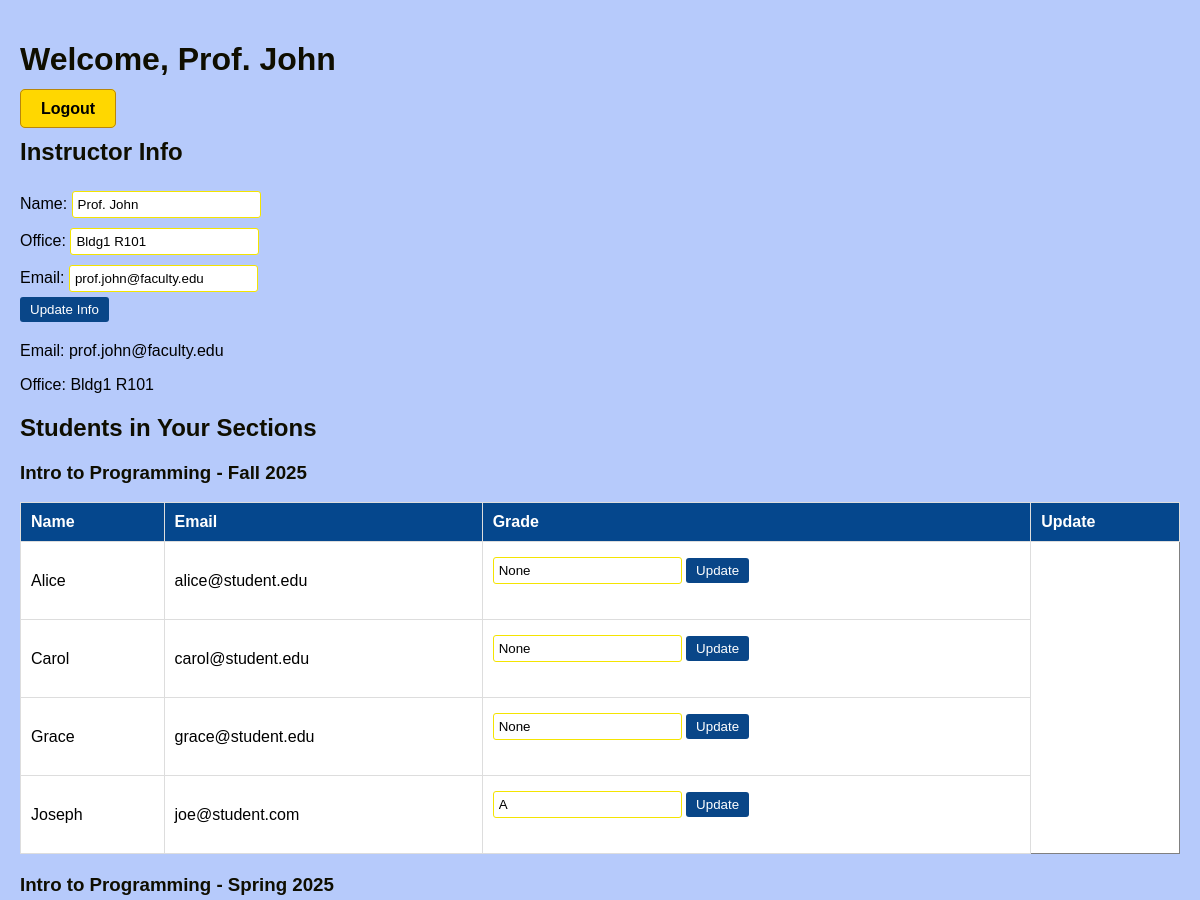
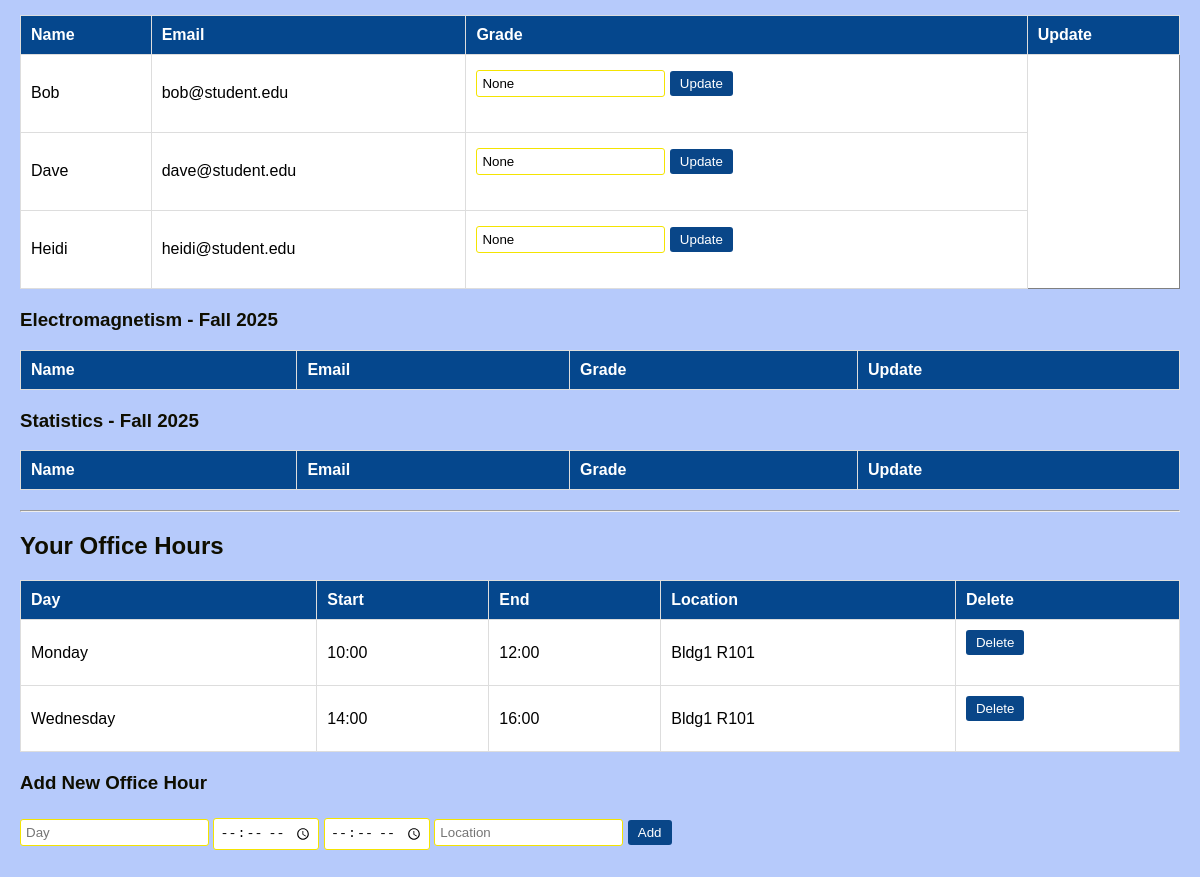
The app's page /dashboard (signed in) with its own data (2 pictures, top to bottom).
### tables this page shows
CREATE TABLE instructor (
        i_id INTEGER PRIMARY KEY AUTOINCREMENT,
        user_id INTEGER NOT NULL,
        dept_id INTEGER,
        name TEXT NOT NULL,
        office TEXT,
        email TEXT,
        role TEXT,
        FOREIGN KEY (user_id) REFERENCES user(user_id)
    );

CREATE TABLE section (
        section_id INTEGER PRIMARY KEY AUTOINCREMENT,
        c_id INTEGER,
        year INTEGER,
        semester TEXT,
        FOREIGN KEY (c_id) REFERENCES course(c_id)
    );

CREATE TABLE course (
        c_id INTEGER PRIMARY KEY AUTOINCREMENT,
        dept_id INTEGER,
        name TEXT NOT NULL,
        desc TEXT,
        FOREIGN KEY (dept_id) REFERENCES department(dept_id)
    );

CREATE TABLE enrollment (
        enroll_id INTEGER PRIMARY KEY AUTOINCREMENT,
        student_id INTEGER,
        section_id INTEGER,
        enroll_date TEXT,
        grade TEXT,
        FOREIGN KEY (student_id) REFERENCES student(student_id),
        FOREIGN KEY (section_id) REFERENCES section(section_id)
    );

CREATE TABLE student (
        student_id INTEGER PRIMARY KEY AUTOINCREMENT,
        user_id INTEGER NOT NULL,
        name TEXT NOT NULL,
        major TEXT,
        enroll_year INTEGER,
        email TEXT,
        FOREIGN KEY (user_id) REFERENCES user(user_id)
    );

CREATE TABLE officeHours (
        oh_id INTEGER PRIMARY KEY AUTOINCREMENT,
        i_id INTEGER,
        day TEXT,
        start_time TEXT,
        end_time TEXT,
        location TEXT,
        FOREIGN KEY (i_id) REFERENCES instructor(i_id)
    );

### app.py (the view, shortened to what this page needs)
@app.route("/dashboard")
@login_required
def dashboard():
    conn = get_db_connection()
    role = session["role"]
    if role == "admin":
        users = conn.execute("SELECT * FROM user").fetchall()
        departments = conn.execute("SELECT * FROM department").fetchall()
        courses = conn.execute("SELECT * FROM course").fetchall()
        sections = conn.execute("""
            SELECT
                s.section_id, s.c_id, s.semester, s.year,
                GROUP_CONCAT(i.name, ', ') AS instructor_names
            FROM section s
            LEFT JOIN instructorSection ins ON s.section_id = ins.section_id
            LEFT JOIN instructor i ON ins.i_id = i.i_id
            GROUP BY s.section_id
        """).fetchall()
        instructors = conn.execute("SELECT * FROM instructor").fetchall()
        instructor_sections = conn.execute("SELECT * FROM instructorSection").fetchall()
        conn.close()
        return render_template(
            "dashboard_admin.html",
            users=users,
            departments=departments,
            courses=courses,
            sections=sections,
            instructors=instructors,
            instructor_sections=instructor_sections
        )
    elif role == "instructor":
        instructor = conn.execute(
            "SELECT * FROM instructor WHERE user_id=?", (session["user_id"],)
        ).fetchone()
        sections = conn.execute("""
            SELECT s.section_id, s.year, s.semester, c.name AS course_name
            FROM section s
            JOIN course c ON s.c_id = c.c_id
            JOIN instructorSection ins ON s.section_id = ins.section_id
            WHERE ins.i_id = ?
        """, (instructor["i_id"],)).fetchall()
        students_by_section = {}
        for sec in sections:
            students = conn.execute("""
                SELECT st.name, st.email, e.grade, e.enroll_id
                FROM enrollment e
                JOIN student st ON e.student_id = st.student_id
                WHERE e.section_id = ?
            """, (sec["section_id"],)).fetchall()
            students_by_section[sec["section_id"]] = students
        office_hours = conn.execute(
            "SELECT * FROM officeHours WHERE i_id=?", (instructor["i_id"],)
        ).fetchall()
        conn.close()
        return render_template("dashboard_instructor.html",
                               instructor=instructor,
                               sections=sections,
                               students_by_section=students_by_section,
                               office_hours=office_hours)
    else:
        conn.close()
        return "Unknown role"

### app.py (called while the page is built)
def login_required(f):
    @wraps(f)
    def decorated_function(*args, **kwargs):
        if "user_id" not in session:
            return redirect("/login")
        return f(*args, **kwargs)
    return decorated_function

def get_db_connection():
    conn = sqlite3.connect(DATABASE)
    conn.row_factory = sqlite3.Row
    return conn

### templates/dashboard_instructor.html (shortened to what this page needs)
<!DOCTYPE html>
<html>
<head>
    <link rel="stylesheet" type="text/css" href="{{ url_for('static', filename='style.css') }}">
</head>
<body>
<h1>Welcome, {{ instructor.name }}</h1>
<a href="/logout" style="
    background-color: gold;
    color: black;
    padding: 10px 20px;
    text-decoration: none;
    border-radius: 5px;
    font-weight: bold;
    border: 1px solid #b8860b;
">Logout</a>
<h2>Instructor Info</h2>
<form action="/instructor/update_info" method="post">
    Name: <input type="text" name="name" value="{{ instructor.name }}" required><br>
    Office: <input type="text" name="office" value="{{ instructor.office }}" required><br>
    Email: <input type="text" value="{{ instructor.email }}" readonly><br>
    <button type="submit">Update Info</button>
</form>
<p>Email: {{ instructor.email }}</p>
<p>Office: {{ instructor.office }}</p>
<h2>Students in Your Sections</h2>
{% for sec in sections %}
    <h3>{{ sec.course_name }} - {{ sec.semester }} {{ sec.year }}</h3>
    <table border="1">
        <tr>
            <th>Name</th>
            <th>Email</th>
            <th>Grade</th>
            <th>Update</th>
        </tr>
        {% for stu in students_by_section[sec.section_id] %}
        <tr>
            <td>{{ stu.name }}</td>
            <td>{{ stu.email }}</td>
            <td>
                <form action="/enrollment/update_grade" method="post">
                    <input type="text" name="grade" value="{{ stu.grade }}">
                    <button type="submit">Update</button>
                </form>
            </td>
        </tr>
        {% endfor %}
    </table>
{% endfor %}
<hr>
<h2>Your Office Hours</h2>
<table border="1" cellpadding="5">
    <tr>
        <th>Day</th>
        <th>Start</th>
        <th>End</th>
        <th>Location</th>
        <th>Delete</th>
    </tr>
    {% for oh in office_hours %}
    <tr>
        <td>{{ oh.day }}</td>
        <td>{{ oh.start_time }}</td>
        <td>{{ oh.end_time }}</td>
        <td>{{ oh.location }}</td>
        <td>
            <form action="/delete_officehour/{{ oh.oh_id }}" method="POST">
                <button type="submit">Delete</button>
            </form>
        </td>
    </tr>
    {% endfor %}
</table>
<h3>Add New Office Hour</h3>
<form action="/add_officehour" method="POST">
    <input name="day" placeholder="Day" required>
    <input type="time" name="start" required>
    <input type="time" name="end" required>
    <input name="location" placeholder="Location">
    <button type="submit">Add</button>
</form>
</body>
</html>

### static/style.css (style rules this page uses)
body { font-family: Arial, sans-serif; background-color: #b6cafb; margin: 0; padding: 20px; }
h1, h2, h3 { color: #0f0e00; }
table { width: 100%; border-collapse: collapse; margin-bottom: 20px; background-color: #ffffff; }
table th, table td { padding: 10px; text-align: left; border: 1px solid #ddd; }
table th { background-color: #05478d; color: #fff; }
button { padding: 5px 10px; background-color: #094688; border: none; color: #fff; cursor: pointer; border-radius: 3px; }
form { margin-bottom: 20px; }
input, select { padding: 5px; margin: 5px 0; border-radius: 3px; border: 1px solid #f4e401; }
a { text-decoration: none; color: #007bff; }

### records on screen
instructor: name "Prof. John", office "Bldg1 R101", email "prof.john@faculty.edu"
section: course_name "Intro to Programming", semester "Fall", year "2025"
enrollment: name "Alice", email "alice@student.edu", grade "None"
enrollment: name "Carol", email "carol@student.edu", grade "None"
enrollment: name "Grace", email "grace@student.edu", grade "None"
enrollment: name "Joseph", email "joe@student.com", grade "A"
section: course_name "Intro to Programming", semester "Spring", year "2025"
enrollment: name "Bob", email "bob@student.edu", grade "None"
enrollment: name "Dave", email "dave@student.edu", grade "None"
enrollment: name "Heidi", email "heidi@student.edu", grade "None"
section: course_name "Electromagnetism", semester "Fall", year "2025"
section: course_name "Statistics", semester "Fall", year "2025"
officeHours: day "Monday", start_time "10:00", end_time "12:00", location "Bldg1 R101"
officeHours: day "Wednesday", start_time "14:00", end_time "16:00", location "Bldg1 R101"
